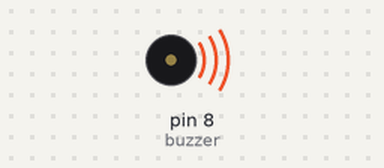
This sketch was run on a simulated Arduino Uno, built with avr-gcc and run on an emulated ATmega328P. Shown: buzzer (waves = sounding).

Above: at 0.15 s.
Timing chart, 0 to 23.5 s (numbered marks = the images above):
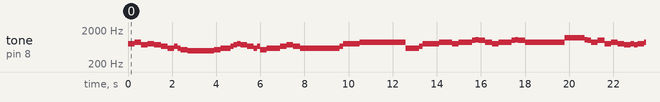

The sketch:

national_anthem.ino
```cpp
#define d1 467
#define D1 494
#define n1 524
#define N1 555
#define S 588
#define r 623
#define R 660
#define g 699
#define G 740
#define M 784
#define m 831
#define P 880
#define d 933
#define D 988
#define n 1047
#define N 1109
#define S1 1175
#define b 150
int buzzer=8;;
int numTones=28+28+41;
int tones[]={M,P,G,M,G,R,S,R,S,n1,D1,D1,n1,S,S,R,G,M,G,R,S,R,n1,S,R,G,R,S,S,S,R,M,M,P,P,S,S,R,M,M,P,P,M,P,P,D,n,D,P,M,P,P,D,n,D,P,S1,S1,S1,n,D,P,D,M,P,M,G,M,G,M,P,G,M,G,R,S,R,S,n1,D1,D1,n1,S,S,R,G,M,G,R,S,R,n1,S,R,G,R,S};
int beats[]={2*b,2*b,2*b,2*b,2*b,2*b,2*b,b,b,2*b,6*b,2*b,2*b,2*b,b,b,b,b,2*b,2*b,b,b,2*b,4*b,2*b,2*b,2*b,8*b,2*b,2*b,b,b,4*b,2*b,12*b,2*b,2*b,b,b,4*b,2*b,2*b,2*b,2*b,2*b,b,b,2*b,2*b,2*b,2*b,2*b,b,b,2*b,12*b,2*b,2*b,2*b,b,b,2*b,2*b,2*b,2*b,2*b,2*b,b,b,2*b,6*b,2*b,2*b,2*b,b,b,b,b,2*b,2*b,b,b,2*b,4*b,2*b,2*b,2*b,8*b};

void setup() {
  // put your setup code here, to run once:

}

void loop() {
for(int i=0;i<numTones;i++)  // put your main code here, to run repeatedly:
{
  tone(buzzer,tones[i]);
  delay(beats[i]);
  }
  noTone(buzzer);
}
```

Measured:
- by itself, tone on pin 8 (buzzer): plays 784 Hz for 0.30 s, 880 Hz for 0.30 s, 740 Hz for 0.30 s, 784 Hz for 0.30 s, 740 Hz for 0.30 s, 660 Hz for 0.30 s … (297 notes in this stretch)
